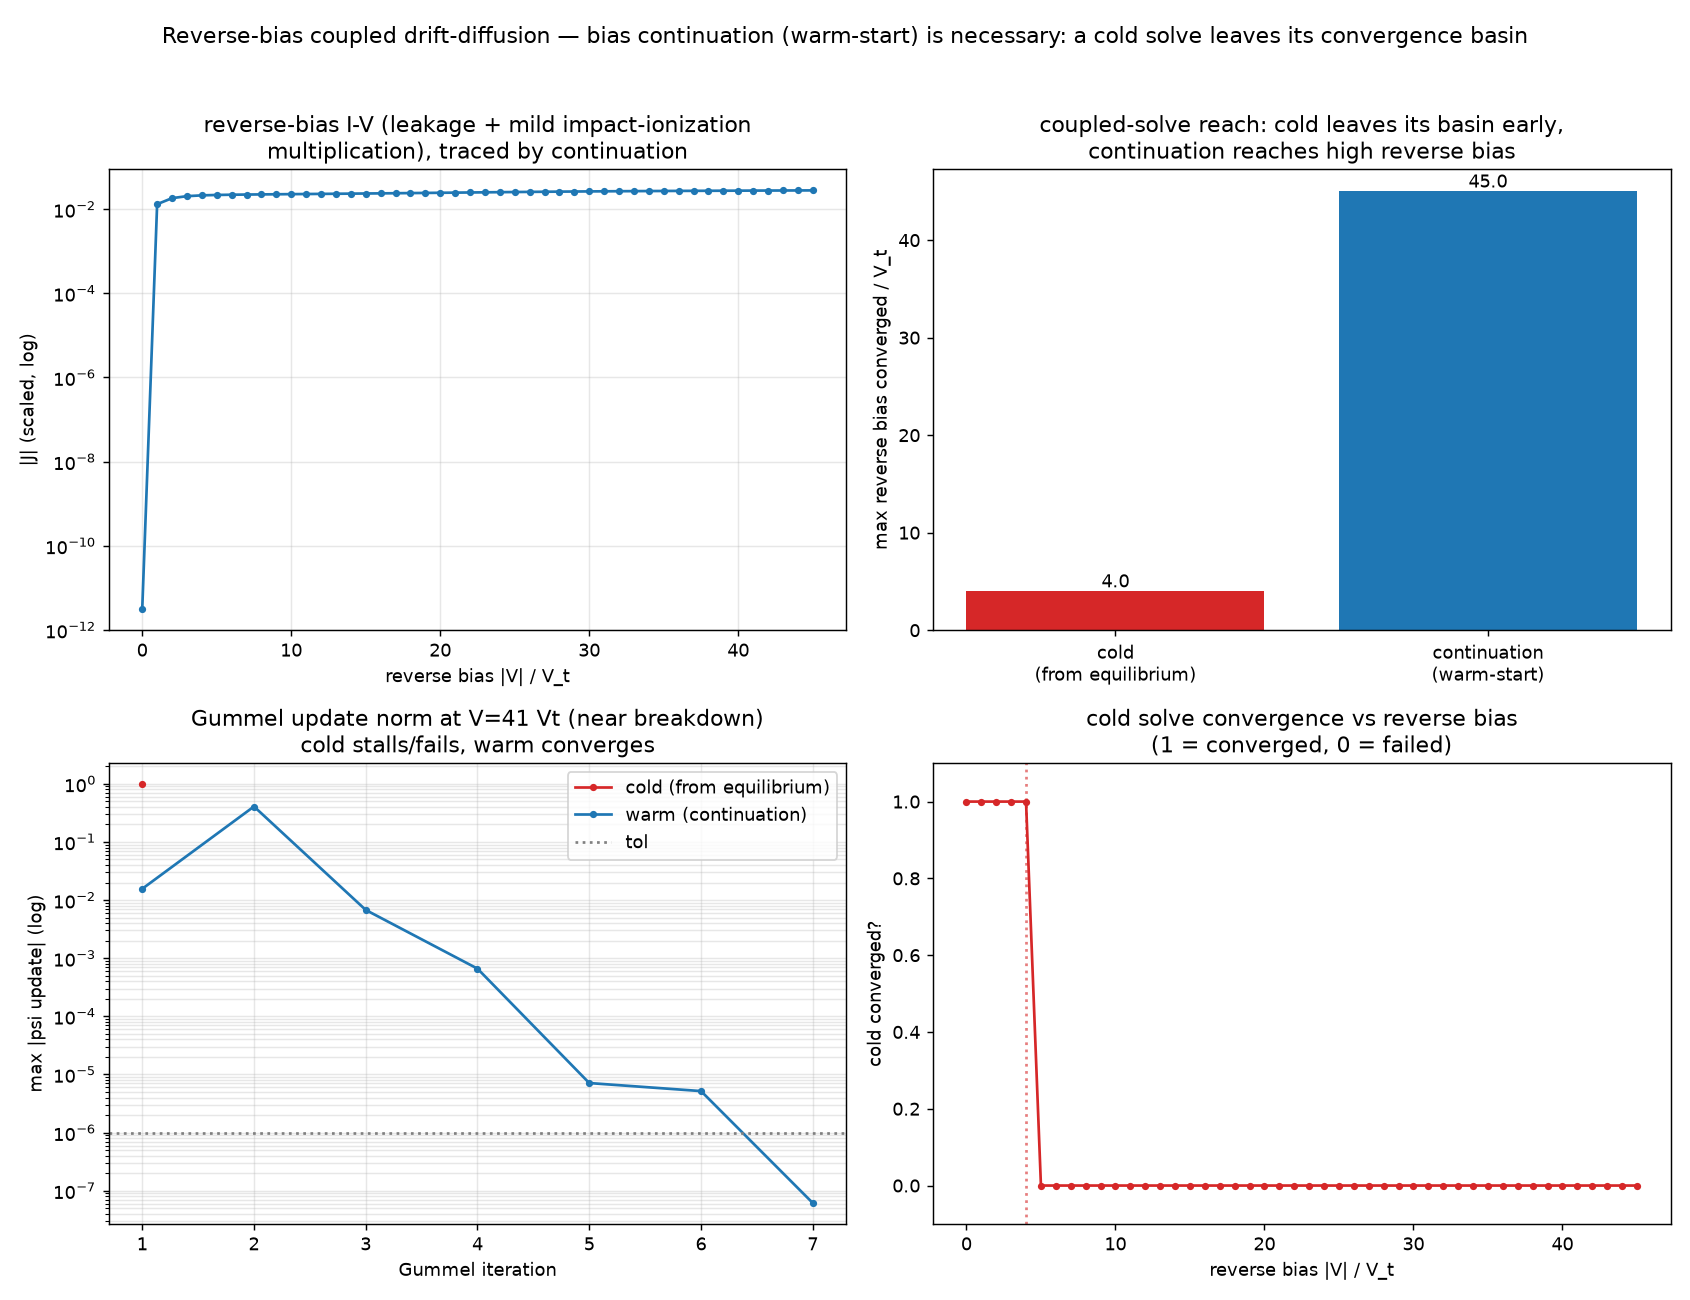

Generate this figure with Python:
"""dd_breakdown_continuation.py — reverse-bias coupled drift-diffusion, where bias
continuation (warm-start, idea C) is *necessary*, not just faster.

The forward-bias Gummel demo (dd_full_1d.py) showed a robust map where warm-start saved
only ~10%. High reverse bias is the opposite regime: the coupled solve has a limited
convergence basin, so a cold start from equilibrium fails once the target bias is more
than a few V_t away, while ramping the bias in small steps and warm-starting each solve
from the previous converged state (continuation) reaches high reverse bias. That is where
warm-start is essential — and it is exactly the standard TCAD continuation practice.

Physics (1-D pn junction, scaled): Poisson + electron/hole continuity, Scharfetter-Gummel
edge currents, SRH recombination, and a field-dependent impact-ionization generation term
G = alpha(E)(|J_n|+|J_p|), alpha(E)=a0 exp(-b0/|E|), solved by the Gummel map.

Honest scope note: the explicit (lagged) impact-ionization term is kept moderate for
stability, so it adds only mild carrier multiplication (~2x by the end of the sweep) — it
does NOT produce a sharp avalanche runaway here. A true near-vertical avalanche needs an
implicit/damped generation term (and a fully-coupled Newton with proper variable scaling,
since the raw coupled DD Jacobian is famously ill-conditioned — the Poisson residual gets
"fixed" by moving minority carriers negative). Both are heavier builds; this demo makes
the continuation-is-necessary point cleanly with the robust Gummel map, and the numbers
below are honest about the mild multiplication.

Output: reverse-bias I-V traced by continuation; the maximum reverse bias a COLD solve
reaches before its basin gives out vs how far continuation reaches; and the Gummel update
histories (cold fails, warm converges) at a high reverse bias.

Run:  python3 dd_breakdown_continuation.py            (writes dd_breakdown_continuation.png)
      python3 dd_breakdown_continuation.py --help
"""
from __future__ import annotations

import argparse

import numpy as np
import scipy.sparse as sp
import scipy.sparse.linalg as spla

LAMBDA2 = 2e-4
C0 = 30.0
XJ, WJ = 0.5, 0.03
TAU = 5.0
II_A0, II_B0 = 2.0, 12.0         # impact-ionization coefficients (moderate, stable multiplication)
GUMMEL_MAX = 60
GUMMEL_TOL = 1e-6


def bern(x):
    x = np.asarray(x, float)
    out = np.ones_like(x)
    b = np.abs(x) > 1e-10
    out[b] = x[b] / np.expm1(x[b])
    return out


def doping(x):
    return C0 * np.tanh((x - XJ) / WJ)


def equilibrium(x):
    C = doping(x)
    psi = np.arcsinh(C / 2.0)
    return psi, np.exp(psi), np.exp(-psi)


def laplacian(N, h):
    e = np.ones(N)
    return (sp.diags([e[1:], -2 * e, e[1:]], [-1, 0, 1], (N, N)) / h ** 2).tocsr()


def gummel(Vr, x, h, psi0, n0, p0):
    """Gummel map with impact ionization at reverse bias Vr. Returns (psi,n,p,hist,ok,M)."""
    N = len(x); C = doping(x); L = laplacian(N, h)
    interior = np.arange(1, N - 1)
    psi_eq, n_eq, p_eq = equilibrium(x)
    psi, n, p = psi0.copy(), n0.copy(), p0.copy()
    psi[0] = psi_eq[0] - Vr; psi[-1] = psi_eq[-1]
    n[0] = n_eq[0]; n[-1] = n_eq[-1]; p[0] = p_eq[0]; p[-1] = p_eq[-1]

    def gen_edge(psi, n, p):
        dpl = psi[1:] - psi[:-1]
        Jn = (bern(dpl) * n[1:] - bern(-dpl) * n[:-1]) / h
        Jp = (bern(-dpl) * p[1:] - bern(dpl) * p[:-1]) / h
        E = np.abs(dpl) / h
        a = II_A0 * np.exp(-II_B0 / (E + 1e-9))
        return a * (np.abs(Jn) + np.abs(Jp)), Jn, Jp

    def cont_matrix(psi, sign):
        dpl = psi[1:] - psi[:-1]; Bp, Bm = bern(dpl), bern(-dpl)
        A = sp.lil_matrix((N, N))
        for i in interior:
            if sign > 0:
                A[i, i + 1] += Bp[i] / h; A[i, i] += (-Bm[i] - Bp[i - 1]) / h
                A[i, i - 1] += Bm[i - 1] / h
            else:
                A[i, i + 1] += -Bm[i] / h; A[i, i] += (Bp[i] + Bm[i - 1]) / h
                A[i, i - 1] += -Bp[i - 1] / h
        return A.tocsr()

    hist = []
    ok = True
    for _ in range(GUMMEL_MAX):
        psi_k = psi.copy(); nk = n.copy(); pk = p.copy()
        for _ in range(40):                     # nonlinear Poisson Newton
            nn = nk * np.exp(psi - psi_k); pp = pk * np.exp(-(psi - psi_k))
            F = -LAMBDA2 * (L @ psi) - (pp - nn + C)
            J = (-LAMBDA2 * L + sp.diags(nn + pp)).tocsr()
            d = np.zeros(N)
            d[interior] = spla.spsolve(J[interior][:, interior].tocsc(), -F[interior])
            psi = psi + d
            if np.max(np.abs(d[interior])) < 1e-10:
                break
        n = nk * np.exp(psi - psi_k); p = pk * np.exp(-(psi - psi_k))
        n[0] = n_eq[0]; n[-1] = n_eq[-1]; p[0] = p_eq[0]; p[-1] = p_eq[-1]

        Gedge, _, _ = gen_edge(psi, n, p)
        Gnode = np.zeros(N); Gnode[interior] = 0.5 * (Gedge[interior - 1] + Gedge[interior])
        R = (n * p - 1.0) / (TAU * (n + p + 2.0))
        src = h * (R - Gnode)                    # net (recomb - generation)
        An = cont_matrix(psi, +1); Ap = cont_matrix(psi, -1)
        bn = src.copy(); bp = src.copy()
        bn[interior] -= An[interior][:, [0, -1]] @ np.array([n_eq[0], n_eq[-1]])
        bp[interior] -= Ap[interior][:, [0, -1]] @ np.array([p_eq[0], p_eq[-1]])
        n_new, p_new = n.copy(), p.copy()
        n_new[interior] = spla.spsolve(An[interior][:, interior].tocsc(), bn[interior])
        p_new[interior] = spla.spsolve(Ap[interior][:, interior].tocsc(), bp[interior])
        if not (np.all(np.isfinite(n_new)) and np.all(np.isfinite(p_new))):
            ok = False; break
        n_new = np.clip(n_new, 1e-30, 1e12); p_new = np.clip(p_new, 1e-30, 1e12)
        upd = np.max(np.abs(psi - psi_k))
        hist.append(upd)
        n, p = n_new, p_new
        if upd < GUMMEL_TOL:
            break
    else:
        ok = False
    if hist and hist[-1] > 1e-3:
        ok = False

    dpl = psi[1:] - psi[:-1]
    Jn = (bern(dpl) * n[1:] - bern(-dpl) * n[:-1]) / h
    Jp = (bern(-dpl) * p[1:] - bern(dpl) * p[:-1]) / h
    Jtot = float(np.mean(Jn + Jp))
    return psi, n, p, hist, ok, Jtot


def main():
    ap = argparse.ArgumentParser(description=__doc__)
    ap.add_argument("--N", type=int, default=81, help="grid nodes")
    ap.add_argument("--vmax", type=float, default=45.0, help="max reverse bias (Vt)")
    ap.add_argument("--nbias", type=int, default=46, help="bias points")
    ap.add_argument("--out", type=str, default="dd_breakdown_continuation.png")
    args = ap.parse_args()

    x = np.linspace(0, 1, args.N); h = x[1] - x[0]
    pe, ne, ppe = equilibrium(x)

    biases = np.linspace(0.0, args.vmax, args.nbias)

    # continuation: ramp reverse bias, warm-start from previous solution
    uw = (pe.copy(), ne.copy(), ppe.copy())
    IV, warm_reached = [], 0.0
    for Vr in biases:
        psi, n, p, hist, ok, J = gummel(Vr, x, h, *uw)
        if ok:
            uw = (psi, n, p); warm_reached = Vr; IV.append((Vr, abs(J)))
        else:
            break

    # cold: solve straight from equilibrium at each bias
    cold_ok, cold_reached = [], 0.0
    for Vr in biases:
        _, _, _, _, ok, _ = gummel(Vr, x, h, pe, ne, ppe)
        cold_ok.append(1.0 if ok else 0.0)
        if ok:
            cold_reached = Vr

    # residual histories near breakdown
    Vnear = 0.92 * warm_reached
    _, _, _, cold_h, _, _ = gummel(Vnear, x, h, pe, ne, ppe)
    ug = (pe.copy(), ne.copy(), ppe.copy())
    for Vr in biases[biases < Vnear]:
        ps, nn, pp, _, ok, _ = gummel(Vr, x, h, *ug)
        if ok:
            ug = (ps, nn, pp)
    _, _, _, warm_h, _, _ = gummel(Vnear, x, h, *ug)

    print(f"max reverse bias reached:  cold(from eq) {cold_reached:.1f} Vt   "
          f"continuation {warm_reached:.1f} Vt   (Vmax {args.vmax})")
    if len(IV) > 2:
        print(f"reverse |J| across sweep: {IV[1][1]:.2e} -> {IV[-1][1]:.2e}  "
              f"(mild impact-ionization multiplication ~x{IV[-1][1] / max(IV[1][1], 1e-30):.1f})")

    _plot(args.out, IV, biases, cold_ok, cold_reached, warm_reached, cold_h, warm_h, Vnear)
    print(f"wrote {args.out}")


def _plot(out, IV, biases, cold_ok, cold_reached, warm_reached, cold_h, warm_h, Vnear):
    import matplotlib
    matplotlib.use("Agg")
    import matplotlib.pyplot as plt

    IV = np.array(IV) if IV else np.zeros((1, 2))
    fig, ax = plt.subplots(2, 2, figsize=(13, 10))

    ax[0, 0].semilogy(IV[:, 0], np.clip(IV[:, 1], 1e-30, None), "-o", ms=3, color="#1f77b4")
    ax[0, 0].set_title("reverse-bias I-V (leakage + mild impact-ionization\nmultiplication), traced by continuation")
    ax[0, 0].set_xlabel("reverse bias |V| / V_t"); ax[0, 0].set_ylabel("|J| (scaled, log)")
    ax[0, 0].grid(alpha=0.3, which="both")

    ax[0, 1].bar(["cold\n(from equilibrium)", "continuation\n(warm-start)"],
                 [cold_reached, warm_reached], color=["#d62728", "#1f77b4"])
    ax[0, 1].set_ylabel("max reverse bias converged / V_t")
    ax[0, 1].set_title("coupled-solve reach: cold leaves its basin early,\ncontinuation reaches high reverse bias")
    for i, v in enumerate([cold_reached, warm_reached]):
        ax[0, 1].text(i, v + 0.4, f"{v:.1f}", ha="center")

    ax[1, 0].semilogy(range(1, len(cold_h) + 1), np.clip(cold_h, 1e-12, None), "-o", ms=3,
                      color="#d62728", label="cold (from equilibrium)")
    ax[1, 0].semilogy(range(1, len(warm_h) + 1), np.clip(warm_h, 1e-12, None), "-o", ms=3,
                      color="#1f77b4", label="warm (continuation)")
    ax[1, 0].axhline(GUMMEL_TOL, color="gray", ls=":", label="tol")
    ax[1, 0].set_title(f"Gummel update norm at V={Vnear:.0f} Vt (near breakdown)\n"
                       "cold stalls/fails, warm converges")
    ax[1, 0].set_xlabel("Gummel iteration"); ax[1, 0].set_ylabel("max |psi update| (log)")
    ax[1, 0].legend(); ax[1, 0].grid(alpha=0.3, which="both")

    conv = np.array(cold_ok)
    ax[1, 1].plot(biases[:len(conv)], conv, "-o", ms=3, color="#d62728")
    ax[1, 1].axvline(cold_reached, color="#d62728", ls=":", alpha=0.6)
    ax[1, 1].set_title("cold solve convergence vs reverse bias\n(1 = converged, 0 = failed)")
    ax[1, 1].set_xlabel("reverse bias |V| / V_t"); ax[1, 1].set_ylabel("cold converged?")
    ax[1, 1].set_ylim(-0.1, 1.1)

    fig.suptitle("Reverse-bias coupled drift-diffusion — bias continuation (warm-start) is "
                 "necessary: a cold solve leaves its convergence basin", fontsize=12)
    fig.tight_layout(rect=[0, 0, 1, 0.96])
    fig.savefig(out, dpi=130)


if __name__ == "__main__":
    main()
